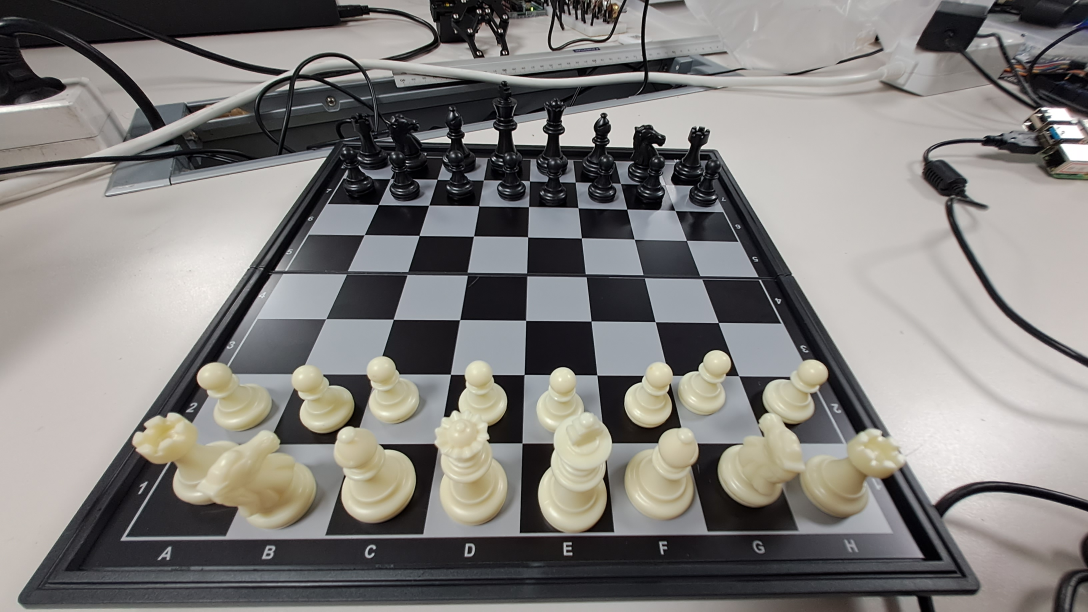
#> input picture CV/test.jpeg, 3264 x 1836 px, given in place of the camera (shown at 1/3 size)
$ python warp_chessboard.py
#> lines starting #> are read from the running program, lines starting #| are printed output that depends on the picture; after the words box and inside, x2 and y2 are one past the last pixel; in counts of white or black regions, pixels touching at a corner belong together
#> in main, frame is the input picture: shape (1836, 3264, 3); mean B, G, R 124.3, 126.8, 129.2
import cv2
import numpy as np

cap = cv2.VideoCapture("http://192.168.1.180:5000/?action=stream")

# 마우스로 HSV 확인용
def mouse_callback(event, x, y, flags, param):
    if event == cv2.EVENT_LBUTTONDOWN:
        frame = param["frame"]
        hsv = cv2.cvtColor(frame, cv2.COLOR_BGR2HSV)
        pixel = hsv[y, x]
        print(f"Clicked at ({x}, {y}) → HSV: ({pixel[0]}, {pixel[1]}, {pixel[2]})")

# 중심점 4개를 좌상→우상→우하→좌하 순서로 정렬
def sort_corners_by_position(pts):
    pts = sorted(pts, key=lambda x: (x[1], x[0]))  # y 우선, 그다음 x
    top_two = sorted(pts[:2], key=lambda x: x[0])
    bottom_two = sorted(pts[2:], key=lambda x: x[0])
    return np.array([top_two[0], top_two[1], bottom_two[1], bottom_two[0]], dtype="float32")

# 초록 마커 4개 중심 검출
def find_green_corners(frame):
    hsv = cv2.cvtColor(frame, cv2.COLOR_BGR2HSV)
#> hsv: shape (1836, 3264, 3); mean H, S, V 63.1, 27.1, 131.8

    # HSV 범위 (너의 환경에 맞게 조정 가능)
    lower_green = np.array([35, 60, 100])
    upper_green = np.array([80, 255, 255])

    mask = cv2.inRange(hsv, lower_green, upper_green)
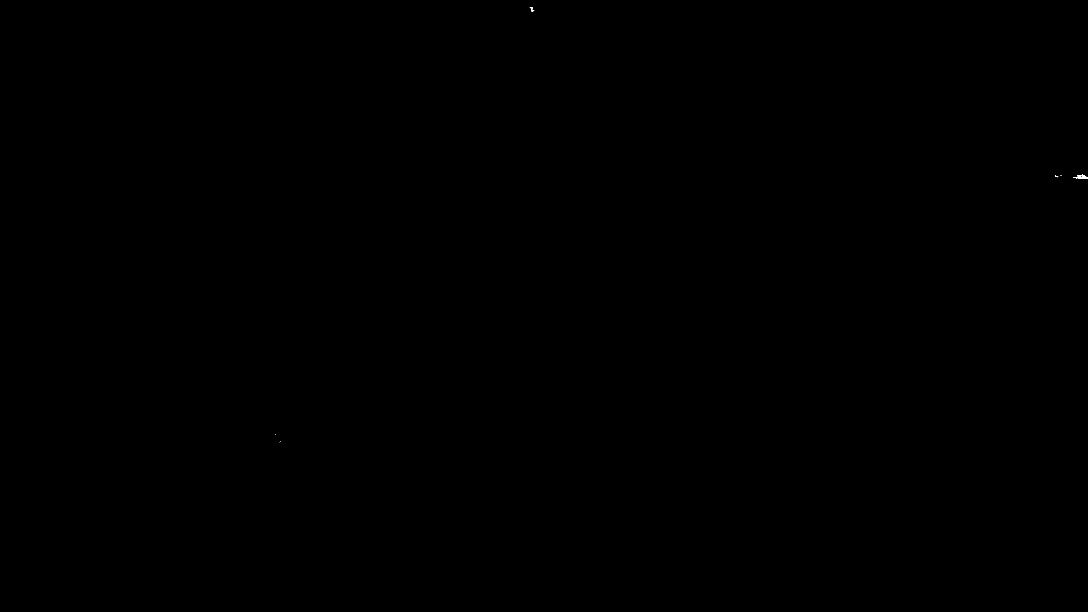
#> mask: shape (1836, 3264) (shown at 1/3 size); 0.01% white; 10 white regions (7 under 20 px), largest, box (x1, y1, x2, y2) and area: (3220, 524, 3264, 537) 266, (1593, 21, 1599, 35) 24, (3165, 526, 3175, 532) 20
    mask = cv2.morphologyEx(mask, cv2.MORPH_OPEN, np.ones((5,5), np.uint8))
#> mask: shape (1836, 3264); 0% white; 1 white region

    cv2.imshow("Green Mask", mask)  # ✅ 마스크 확인용

    contours, _ = cv2.findContours(mask, cv2.RETR_EXTERNAL, cv2.CHAIN_APPROX_SIMPLE)
#> contours = 1 contour; box (x1, y1, x2, y2) and area: (3244, 526, 3264, 536) 117
    contours = sorted(contours, key=cv2.contourArea, reverse=True)[:4]

    centers = []
    for cnt in contours:
        area = cv2.contourArea(cnt)
        if area > 50:
            M = cv2.moments(cnt)
            if M["m00"] != 0:
                cx = int(M["m10"] / M["m00"])
                cy = int(M["m01"] / M["m00"])
                centers.append([cx, cy])
#> this loop made 1 pass
#> (area, cx, cy) on pass 1: (117, 3252, 531)
#> after the loop, centers = [[3252, 531]]

    print(f"[find_green_corners] 마커 {len(centers)}개 감지됨")  # ✅ 코너 수 출력
#| [find_green_corners] 마커 1개 감지됨

    for i, (cx, cy) in enumerate(centers):
        cv2.circle(frame, (cx, cy), 6, (0, 255, 0), -1)
        cv2.putText(frame, str(i), (cx + 10, cy), cv2.FONT_HERSHEY_SIMPLEX, 0.7, (0, 255, 0), 2)
#> this loop made 1 pass

    if len(centers) == 4:
        return sort_corners_by_position(centers)
    return None

# 투시 변환 (와핑)
def warp_chessboard(frame, corners, size=400):
    if corners is None or len(corners) != 4:
        print("[warp_chessboard] corners 오류, 원본 반환")
        return frame.copy()

    corners = np.array(corners, dtype=np.float32)
    print(f"[warp_chessboard] corners: {corners}")  # ✅ 좌표 확인용

    dst = np.array([
        [0, 0],
        [size-1, 0],
        [size-1, size-1],
        [0, size-1]
    ], dtype="float32")

    M = cv2.getPerspectiveTransform(corners, dst)
    warp = cv2.warpPerspective(frame, M, (size, size))
    return warp

# 메인 루프
def main():
    cap = cv2.VideoCapture(0)  # 또는 스트리밍 주소

    while True:
        ret, frame = cap.read()
        if not ret:
            break

        disp = frame.copy()
        corners = find_green_corners(disp)

        if corners is not None:
            warp = warp_chessboard(frame, corners)
        else:
            warp = np.zeros((400, 400, 3), dtype=np.uint8)  # ✅ Warped 창 기본 제공

        cv2.imshow("Warped", warp)
        cv2.imshow("Frame", disp)
        cv2.setMouseCallback("Frame", mouse_callback, {"frame": frame})

        if cv2.waitKey(1) & 0xFF == ord('q'):
#> (key q is pressed here)
            break

    cap.release()
    cv2.destroyAllWindows()

if __name__ == "__main__":
    main()
